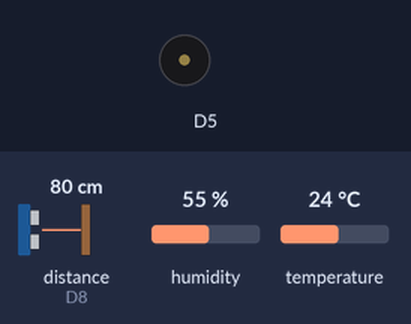
Bench run of a sketch on a simulated ESP8266 (NodeMCU). Parts: buzzer (waves = sounding). Wiring (inferred from the names in the program): ultrasonic range finder: trigger D4; echo D8. The test bench sets the inputs (shaded band); at power-on: distance to the obstacle (sensor on D8) 80 cm, humidity 55 %, temperature 24 °C. The echo pulse lasts 58.3 µs per cm; what the sketch prints to the serial monitor is not drawn.

Above: at 2.3 s.
2.4 s: distance to the obstacle (sensor on D8) set to 36 cm
4.2 s: distance to the obstacle (sensor on D8) set to 28 cm
At 5.9 s:
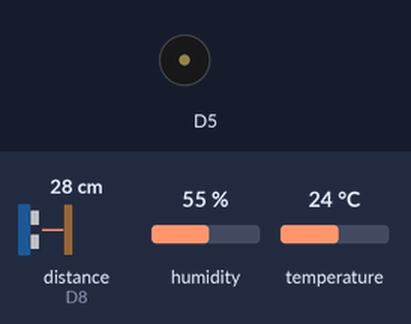
10.3 s: distance to the obstacle (sensor on D8) set to 2 cm
At 11.82 s:
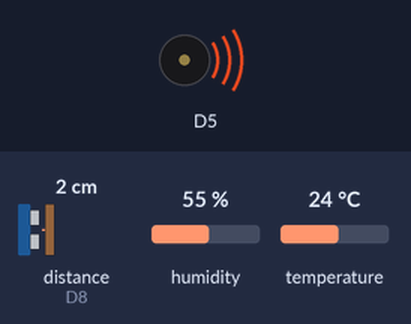
Timing chart, 0 to 26.0 s (numbered marks = the images above; inputs shaded):
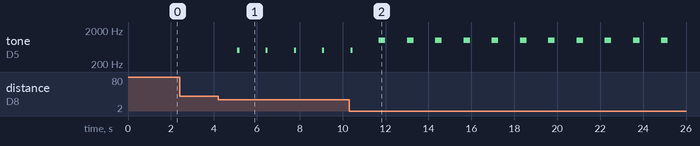

The sketch:

FINAL_LOGIC.ino
```cpp
#define trigPin D4
#define echoPin D8

#define DHTPIN D2
#define DHTTYPE DHT11

#include "DHT.h"

DHT dht(DHTPIN, DHTTYPE);
long duration;
int distance;


void setup() {
  //HC-SR04
  pinMode(trigPin, OUTPUT);
  pinMode(echoPin, INPUT);
  Serial.begin(9600);

  // DHT-11
  Serial.begin(9600);
  Serial.println("DHT11 TEST 1");
  dht.begin();
}

void loop() {
  //DHT-11
  delay(500);
  float h = dht.readHumidity();
  float t = dht.readTemperature();
  float f = dht.readTemperature(true);

  if (isnan(h) || isnan(t) || isnan(f)) {
    Serial.println("Failed to Read DHT sensor");
    return;
  }

  Serial.print("Humidity: ");
  Serial.print(h);

  Serial.print(" Temperature: ");
  Serial.print(t);
  Serial.print("'C ");

  Serial.print("Temperature: ");
  Serial.print(f);
  Serial.print("'F ");

  //HC-SR04
  digitalWrite(trigPin, LOW);
  delayMicroseconds(2);


  digitalWrite(trigPin, HIGH);
  delayMicroseconds(10);
  digitalWrite(trigPin, LOW);


  duration = pulseIn(echoPin, HIGH);

  distance = duration * 0.034 / 2;  // s=t*v

  Serial.print("Distance: ");
  Serial.print(distance);
  delay(500);

  if (distance <= 10) {
    //Serial.println();
    Serial.print(" High Flood Alert");
    tone(14, 1000, 300);
    delay(300);
  }

  if (distance > 10 && distance <= 30) {
    //Serial.println();
    Serial.print(" Water level at cautious level");
    tone(14, 500, 100);
    delay(300);
  }

  Serial.println();
}
```

Measured:
- the behaviour switches between 32 and 31 cm on distance to the obstacle (sensor on D8) (found by bisection; images 0 and 1)
- after the input at 2.4 s, every drawn part: stays the same
- after the input at 4.2 s, tone on D5: alternates 500 Hz for 0.10 s and silent for 1.2 s, starting after 0.90 s
